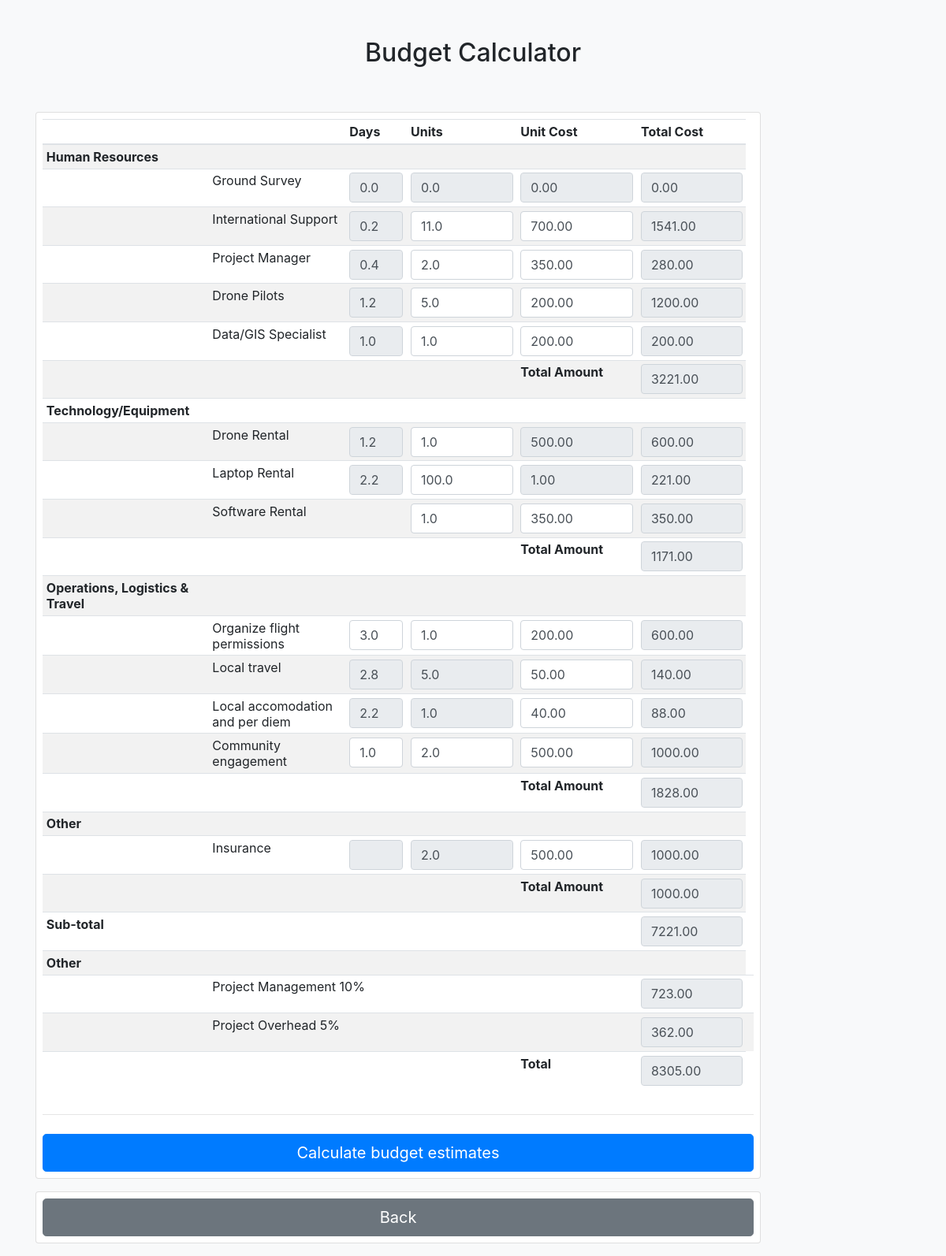
The page /budget on the database as committed earlier.
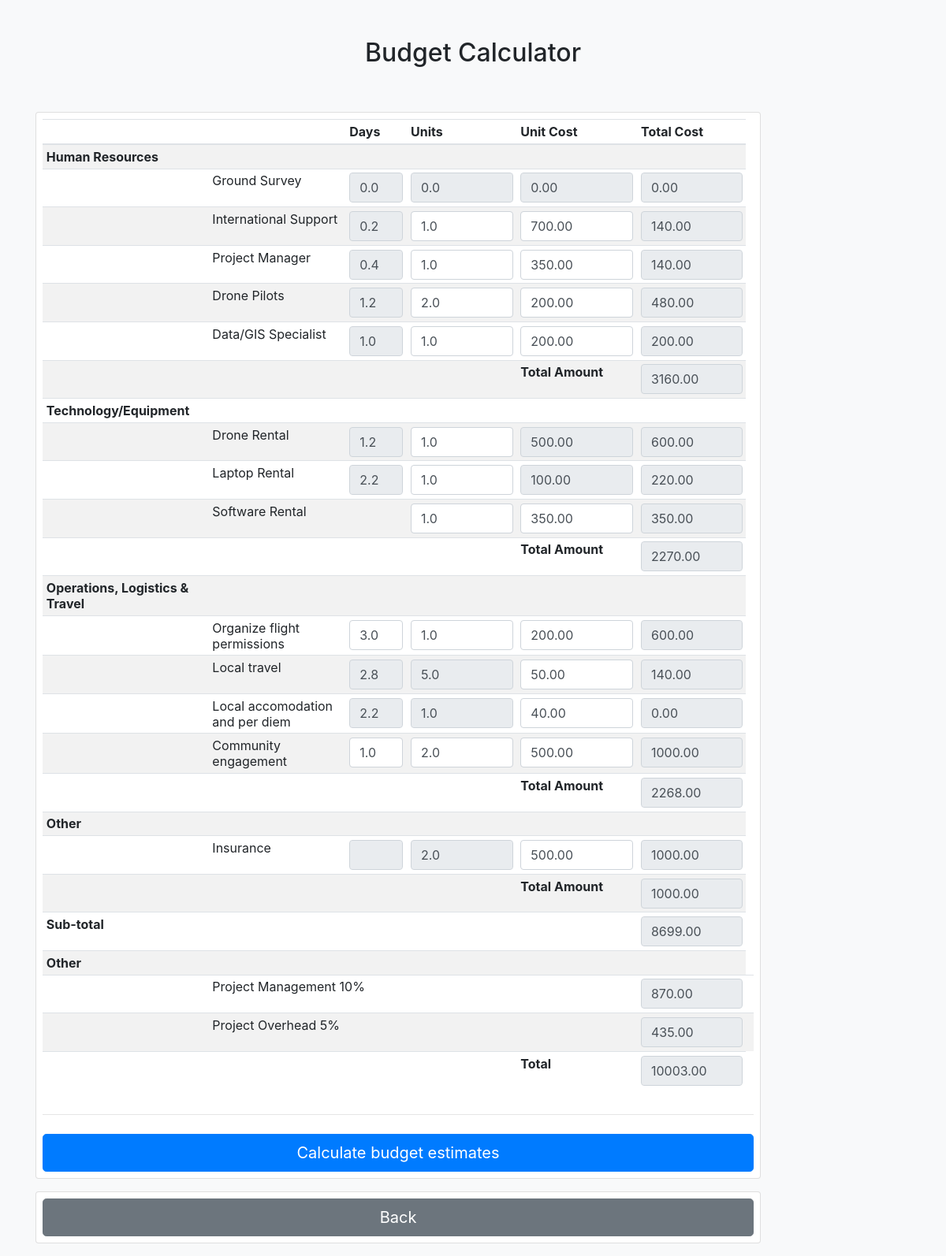
The same page on the database as committed later.
### planner/models.py (models this page shows, shortened)
class BudgetItemCost(models.Model):
    budget_item = models.ForeignKey(BudgetItem, on_delete=models.CASCADE)
    days = models.FloatField(blank = True, null = True)
    unitCost = models.DecimalField(max_digits=10, decimal_places=2)
    units = models.FloatField(blank =True, null =True)
    totalCost = models.DecimalField(max_digits=10, decimal_places=2)

class DepartmentCost(models.Model):
    department = models.ForeignKey(Department, on_delete=models.CASCADE)
    total_Cost = models.DecimalField(max_digits=10, decimal_places=2)

class BudgetEstimate(models.Model):
    name = models.CharField(max_length=40)
    cost = models.DecimalField(max_digits=10, decimal_places=2)

class BudgetItem(models.Model):
    name = models.CharField(max_length=50)
    department = models.ForeignKey(Department, on_delete=models.CASCADE)

### planner/views.py (the view)
# urls.py: path('budget',views.budget_calc,name="budget"),
def budget_calc(request):
    if request.method == "POST":
        num_flights = request.POST["num_flights"]
        images_captured = request.POST["images_captured"]
        selected_drone_id = request.POST["selected_drone"]
        selected_drone = Drone.objects.get(id=selected_drone_id)
        print(selected_drone)
        print(images_captured)
        print(num_flights)
        budget_item_costs = BudgetItemCost.objects.all()
        department_costs = DepartmentCost.objects.all()
        budget_estimate = BudgetEstimate.objects.get(name='Total')
        budget_sub_total = BudgetEstimate.objects.get(name='SubTotal')
        cal = BudgetCalculations(num_flights, images_captured)
        cal.set_days()
        return render(
            request, "planner/budget.html"
            ,{
                "budget_item_costs": budget_item_costs,
                "department_costs": department_costs,
                "budget_estimate": budget_estimate,
                "budget_sub_total": budget_sub_total
        },)
    elif request.method == "GET":
        budget_item_costs = BudgetItemCost.objects.all()
        department_costs = DepartmentCost.objects.all()
        budget_estimate = BudgetEstimate.objects.get(name='Total')
        budget_sub_total = BudgetEstimate.objects.get(name='SubTotal')
        return render(request, "planner/budget.html"
        ,{
                "budget_item_costs": budget_item_costs,
                "department_costs": department_costs,
                "budget_estimate": budget_estimate,
                "budget_sub_total": budget_sub_total
        },)

### planner/templates/planner/budget.html (shortened to what the changed rows need)
<html>
<head>
  <link rel="stylesheet" href="https://stackpath.bootstrapcdn.com/bootstrap/4.5.0/css/bootstrap.min.css">
</head>
<body class="bg-light">
  <div class="container">
    <div class="py-5 text-center">
      <h2>Budget Calculator {{cost}} </h2>
    </div>
    <div class="row">
      <div class="col-md-10 order-md-1">
        <form action="{% url 'budget_adjustment'%}" class="card p-2 test" method="POST"> {% csrf_token %}
          <table class="table table-striped table-sm">
            <thead>
              <tr>
                <th scope="col"></th>
                <th scope="col"></th>
                <th scope="col">Days</th>
                <th scope="col">Units</th>
                <th scope="col">Unit Cost</th>
                <th scope="col">Total Cost</th>
              </tr>
            </thead>
            <tbody>
              <tr>
                <th>Human Resources</th>
              </tr>
              <tr>
                <th scope="row"></th>
              </tr>
              <tr>
                <th scope="row"></th>
                {% for budget_item_cost in budget_item_costs %}
                    {% if  budget_item_cost.budget_item.name == 'International support' %}
                <td><input type="number" class="form-control" min="0" name="international_days" max="100"  value ={{budget_item_cost.days}} readonly></td>
                <td><input type="number" class="form-control" min="0" name="international_unit" value ={{budget_item_cost.units}}></td>
                <td><input type="number" class="form-control" min="0" name="international_unit_cost" value ={{budget_item_cost.unitCost}}></td>
                <td><input type="number" class="form-control" min="0" name="international_total" readonly value ={{budget_item_cost.totalCost}}></td>
                  {% endif %}
                {% endfor %}
              </tr>
              <tr>
                <th scope="row"></th>
                {% for budget_item_cost in budget_item_costs %}
                {% if  budget_item_cost.budget_item.name == 'Project Manager' %}
                <td><input type="number" class="form-control" min="0" name="project_manager_days" max="100" readonly value={{budget_item_cost.days}}></td>
                <td><input type="number" class="form-control" min="0" name="project_manager_unit" value={{budget_item_cost.units}}></td>
                <td><input type="number" class="form-control" min="0" name="project_manager_unit_cost"  value={{budget_item_cost.unitCost}}></td>
                <td><input type="number" class="form-control" min="0" name="project_manager_total" readonly value={{budget_item_cost.totalCost}}></td>
                {% endif %}
                {% endfor %}
              </tr>
              <tr>
                <th scope="row"></th>
                {% for budget_item_cost in budget_item_costs %}
                {% if  budget_item_cost.budget_item.name == 'Drone Pilots' %}
                <td><input type="number" class="form-control" min="0" name="drone_p_days" max="100" readonly value ={{budget_item_cost.days}}></td>
                <td><input type="number" class="form-control" min="0" name="drone_p_unit" value ={{budget_item_cost.units}}></td>
                <td><input type="number" class="form-control" min="0" name="drone_p_unit_cost" value ={{budget_item_cost.unitCost}}></td>
                <td><input type="number" class="form-control" min="0" name="drone_p_total" readonly value ={{budget_item_cost.totalCost}}></td>
                {% endif %}
                {% endfor %}
              </tr>
              <tr>
                <th scope="row"></th>
              </tr>
              <tr>
                <th scope="row">Total Amount</th>
                {% for department_cost in department_costs %}
                {% if  department_cost.department.name == 'Human Resources' %}
                <td><input type="number" class="form-control" min="0" name="human_r_total" readonly value="{{department_cost.total_Cost}}"></td>
                {% endif %}
                {% endfor %}
              </tr>
              <tr>
                <th>Technology/Equipment</th>
              </tr>
              <tr>
                <th scope="row"></th>
              </tr>
              <tr>
                <th scope="row"></th>
                {% for budget_item_cost in budget_item_costs %}
                {% if  budget_item_cost.budget_item.name == 'Laptop Rental' %}
                <td><input type="number" class="form-control" min="0" name="laptop_r_days" max="100" readonly value ={{budget_item_cost.days}}></td>
                <td><input type="number" class="form-control" min="0" name="laptop_r_unit_cost" value ={{budget_item_cost.units}}></td>
                <td><input type="number" class="form-control" min="0" name="laptop_r_unit" readonly value ={{budget_item_cost.unitCost}}></td>
                <td><input type="number" class="form-control" min="0" name="laptop_r_total" readonly value ={{budget_item_cost.totalCost}}></td>
                {% endif %}
                {% endfor %}
              </tr>
              <tr>
                <th scope="row"></th>
              </tr>
              <tr>
                <th scope="row">Total Amount</th>
                {% for department_cost in department_costs %}
                {% if  department_cost.department.name == 'Technology' %}
                <td><input type="number" class="form-control" min="0" name="tech_r_total" readonly value="{{department_cost.total_Cost}}"></td>
                {% endif %}
                {% endfor %}
              </tr>
              <tr>
                <th>Operations, Logistics & Travel</th>
              </tr>
              <tr>
                <th scope="row"></th>
              </tr>
              <tr>
                <th scope="row"></th>
              </tr>
              <tr>
                <th scope="row"></th>
                {% for budget_item_cost in budget_item_costs %}
                {% if  budget_item_cost.budget_item.name == 'Local accomodation and per diem' %}
                <td><input type="number" class="form-control" min="0" name="accodomation_days" max="100" readonly value ={{budget_item_cost.days}}></td>
                <td><input type="number" class="form-control" min="0" name="accodomation_unit" readonly value ={{budget_item_cost.units}}></td>
                <td><input type="number" class="form-control" min="0" name="accodomation_unit_cost" value ={{budget_item_cost.unitCost}}></td>
                <td><input type="number" class="form-control" min="0" name="accodomation_total" readonly value ={{budget_item_cost.totalCost}}></td>
                {% endif %}
                {% endfor %}
              </tr>
              <tr>
                <th scope="row"></th>
              </tr>
              <tr>
                <th scope="row">Total Amount</th>
                {% for department_cost in department_costs %}
                {% if  department_cost.department.name == 'Operations' %}
                <td><input type="number" class="form-control" min="0" name="operations_total" readonly value="{{department_cost.total_Cost}}"></td>
                {% endif %}
                {% endfor %}
              </tr>
              <tr>
              <th colspan='6'>Other</th>
              </tr>
              <tr>
                <th scope="row"></th>
              </tr>
              <tr>
                <th scope="row">Total Amount</th>
              </tr>
              <tr>
                <th colspan='5'>Sub-total</th>
                <td><input type="number" class="form-control" min="0" name="sub_total" value={{budget_sub_total.cost}} readonly></td>
              </tr>
              <tr>
                <th colspan='6'>Other</th>
              </tr>
              <tr>
                <th scope="row"></th>
                <td colspan='3'>Project Management 10%</td>
                {% for budget_item_cost in budget_item_costs %}
                {% if  budget_item_cost.budget_item.name == 'Project Management' %}
                <td><input type="number" class="form-control" min="0" name="project_m_unit_cost" readonly value ={{budget_item_cost.unitCost}} hidden></td>
                <td><input type="number" class="form-control" min="0" name="project_m_total" readonly value ={{budget_item_cost.totalCost}}></td>
                <td></td>
                {% endif %}
                {% endfor %}
              </tr>
              <tr>
                <th scope="row"></th>
                {% for budget_item_cost in budget_item_costs %}
                {% if  budget_item_cost.budget_item.name == 'Project Overhead' %}
                <td colspan='3'><input type="hidden" value={{budget_item_cost.budget_item.name}}/>{{budget_item_cost.budget_item.name}} 5%</td>
                <td><input type="number" class="form-control" min="0" name="project_o_unit_cost" readonly value ={{budget_item_cost.unitCost}} hidden></td>
                <td><input type="number" class="form-control" min="0" name="project_o_total" readonly value ={{budget_item_cost.totalCost}}></td>
                <td></td>
                {% endif %}
                {% endfor %}
              </tr>
              <tr>
                <th scope="row">Total</th>
                      <td><input type="number" class="form-control" min="0" name="total_overal" readonly value="{{budget_estimate.cost}}"></td>
              </tr>
            </tbody>
          </table>
        </form>
      </div>
    </div>
  </div>
</body>

Rows that differ between the two databases and show on the page:
changed BudgetItemCost (number 2 of 15 on the later page): international_unit "11.0" → "1.0"; international_total "1541.00" → "140.00"
changed BudgetItemCost (number 3 of 15 on the later page): project_manager_unit "2.0" → "1.0"; project_manager_total "280.00" → "140.00"
changed BudgetItemCost (number 4 of 15 on the later page): drone_p_unit "5.0" → "2.0"; drone_p_total "1200.00" → "480.00"
changed DepartmentCost (number 1 of 4 on the later page): human_r_total "3221.00" → "3160.00"
changed BudgetItemCost (number 7 of 15 on the later page): laptop_r_unit_cost "100.0" → "1.0"; laptop_r_unit "1.00" → "100.00"; laptop_r_total "221.00" → "220.00"
changed DepartmentCost (number 2 of 4 on the later page): tech_r_total "1171.00" → "2270.00"
changed BudgetItemCost (number 11 of 15 on the later page): accodomation_total "88.00" → "0.00"
changed DepartmentCost (number 3 of 4 on the later page): operations_total "1828.00" → "2268.00"
changed BudgetEstimate (number 1 of 2 on the later page): sub_total "7221.00" → "8699.00"
changed BudgetItemCost (number 14 of 15 on the later page): project_m_total "723.00" → "870.00"
changed BudgetItemCost "Project Overhead": project_o_total "362.00" → "435.00"
changed BudgetEstimate (number 2 of 2 on the later page): total_overal "8305.00" → "10003.00"
